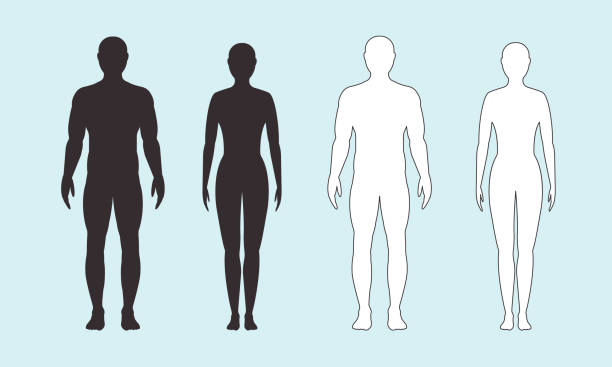
#> input picture experiments/humans.jpg, 612 x 367 px
$ python heatmaps.py
#> lines starting #> are read from the running program, lines starting #| are printed output that depends on the picture; after the words box and inside, x2 and y2 are one past the last pixel; in counts of white or black regions, pixels touching at a corner belong together
### experiments/skeleton_copy.py
import cv2
import numpy as np
from pathlib import Path

# Load the image
def calc_binary(file_path):
#> called with file_path = 'humans.jpg'
    cwd = Path(__file__).parent
    image = cv2.imread(str(cwd / file_path))
#> image is the input picture: shape (367, 612, 3); mean B, G, R 219.4, 216, 199

    binary = np.ones((np.shape(image)[0], np.shape(image)[1]))
    green_screen_sim = image.copy()

    for i in range(image.shape[0]):
        for j in range(image.shape[1]):
            if image[i, j, 2] < image[i, j, 0] - 16:
                binary[i, j] = 0
                green_screen_sim[i, j] = [0, 255, 0]
            else:
                binary[i, j] = 1
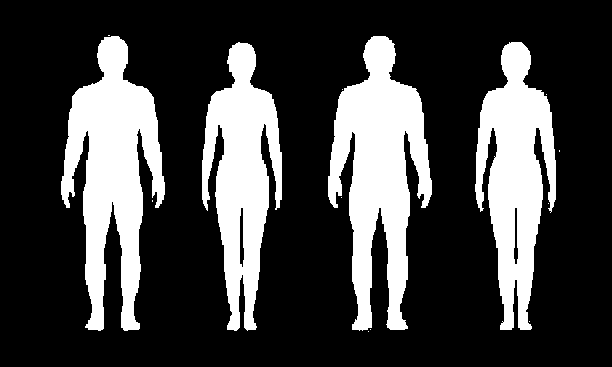
#> binary: shape (367, 612) float64; values 0 (black) and 1 (white), 25.6% white; 14 white regions (10 under 20 px), largest, box (x1, y1, x2, y2) and area: (328, 36, 432, 331) 16138, (61, 36, 165, 331) 15721, (475, 42, 556, 330) 13065, (202, 42, 282, 331) 12587
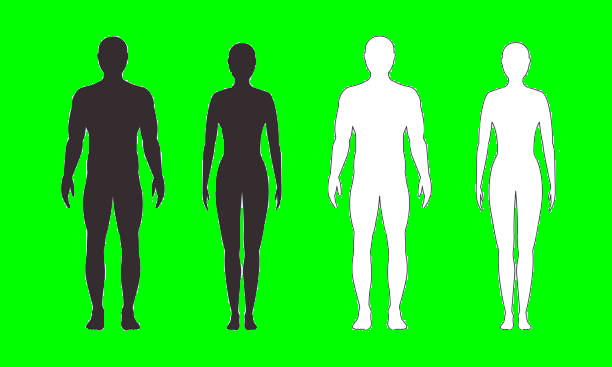
#> green_screen_sim: shape (367, 612, 3); mean B, G, R 38.2, 227.5, 38.6
    return binary


def calculate_A(p):
    count = 0
    for k in range(len(p)):
        if p[k] == 0 and p[(k + 1) % len(p)] == 1:
            count += 1
    return count


dx = np.array([0, -1, -1, 0, 1, 1, 1, 0, -1])
dy = np.array([0, 0, 1, 1, 1, 0, -1, -1, -1])
def skeletonization(binary):
    NUM_ITERS = 100
    for _ in range(NUM_ITERS):
        print(f"Iteration {_}")
        count = 0
        new_image = binary.copy()
        for i in range(1, new_image.shape[0] - 1):
            for j in range(1, new_image.shape[1] - 1):
                p = binary[i + dx, j + dy]

                B_p = np.sum(p[1:])  # neighbors of p1
                A_p = calculate_A(p[1:])
                p246 = p[1] * p[3] * p[5]  # p2 * p4 * p6
                p468 = p[3] * p[5] * p[7]  # p4 * p6 * p8

                if (
                    2 <= B_p <= 6
                    and A_p == 1
                    and p246 == 0
                    and p468 == 0
                    and binary[i, j] == 1
                ):
                    new_image[i, j] = 0
                    count += 1
        binary = new_image.copy()
        if count == 0:
            return binary
        count = 0
        for i in range(1, new_image.shape[0] - 1):
            for j in range(1, new_image.shape[1] - 1):
                p = binary[i + dx, j + dy]

                B_p = np.sum(p[1:])  # neighbors of p1
                A_p = calculate_A(p[1:])
                p248 = p[1] * p[3] * p[7]  # p2 * p4 * p8
                p268 = p[1] * p[5] * p[7]  # p2 * p6 * p8

                if (
                    2 <= B_p <= 6
                    and A_p == 1
                    and p248 == 0
                    and p268 == 0
                    and binary[i, j] == 1
                ):
                    new_image[i, j] = 0
                    count += 1
        binary = new_image
        if count == 0:
            return binary
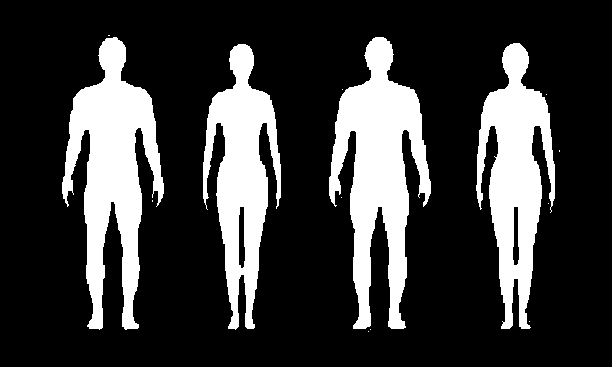
#> new_image: shape (367, 612) float64; values 0 (black) and 1 (white), 22.6% white; 14 white regions (10 under 20 px), largest, box (x1, y1, x2, y2) and area: (329, 37, 431, 329) 14400, (62, 37, 164, 330) 13975, (476, 43, 555, 329) 11431, (203, 44, 281, 330) 10931

### experiments/heatmaps.py
import numpy as np
from scipy.ndimage import distance_transform_edt
from skeleton_copy import calc_binary, skeletonization
import cv2
from pathlib import Path

cwd = Path(__file__).parent
def create_heatmap(file_path):
  # Ensure the input is a numpy array
  input_array = calc_binary(file_path)

  binary = skeletonization(input_array)
  # Compute the distance transform
  distance = distance_transform_edt(binary == 0)

  # Cap the distance values at 7 and convert to integers
  heatmap = (np.clip(distance, 0, 21)/3).astype(int)

  return heatmap

# Example usage
if __name__ == "__main__":

#> (the run stopped early here; a loop or call above may not have finished)
